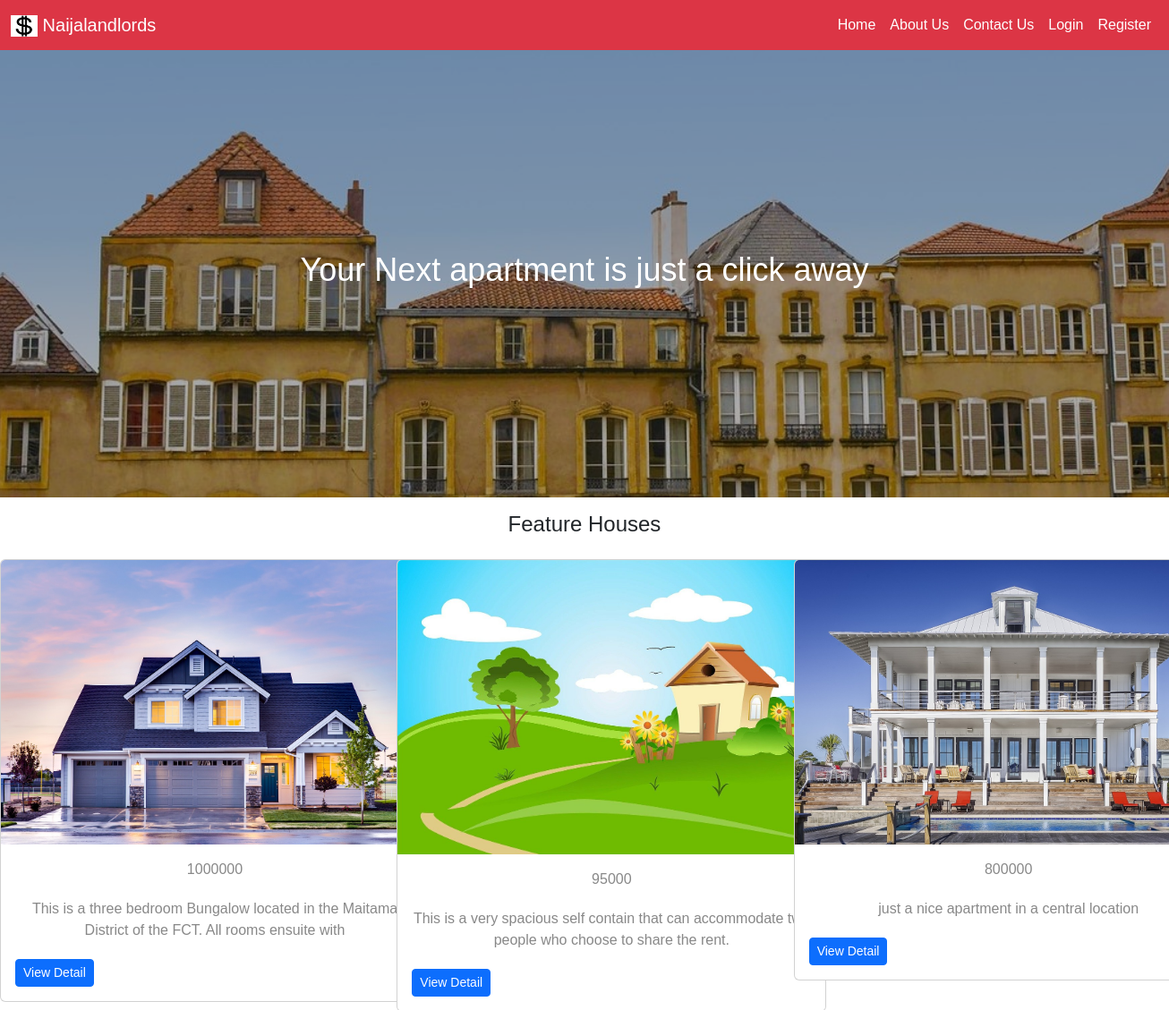
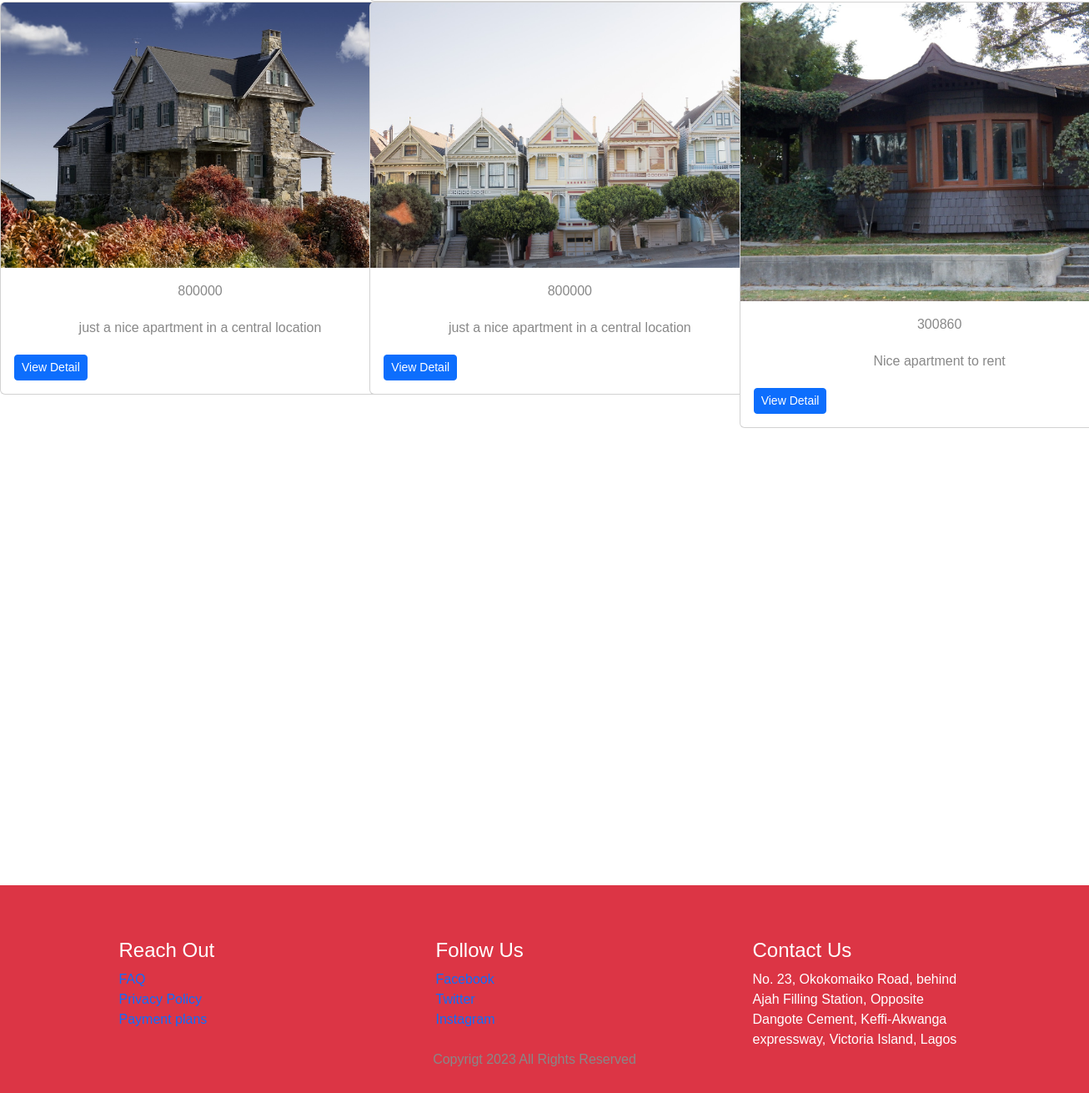
The page / on the database its author committed (2 pictures, top to bottom).
### tables this page shows
CREATE TABLE `landlord_house` (
  `house_id` int(11) NOT NULL,
  `landlord_id` int(11) NOT NULL,
  `house_amount` varchar(100) NOT NULL,
  `house_description` varchar(100) NOT NULL,
  `location_id` int(11) DEFAULT NULL,
  `cat_id` int(11) NOT NULL,
  `house_image` varchar(200) NOT NULL
);

### classes/dbconnection.php (called while the page is built)
<?php
class Db{
            private $hostname="localhost";
            private $dbname="naijatenants";
            private $username="root";
            private $password="";
         public function connect(){
        try{
            $dsn="mysql:hostname=$this->hostname; dbname=$this->dbname";
            $conn= new PDO ($dsn, $this->username, $this->password);
            $conn->setAttribute(PDO::ATTR_ERRMODE, PDO::ERRMODE_EXCEPTION);
                return $conn;
        }catch(PDOEXCEPTION $e){
           echo "Db connection failed" . $e->getMessage();
        }
    }
}
?>

### classes/landlord.php (called while the page is built, shortened)
<?php
require_once("dbconnection.php");
class Landlord extends Db{
       public function fetchProperty(){
        $sql = "SELECT * FROM landlord_house ORDER BY house_id LIMIT 6";
        $stmt = $this->connect()->prepare($sql);
         $stmt->execute();
        $property = $stmt->fetchAll(PDO::FETCH_ASSOC);
        return $property;
     }
}
?>

### index.php (the view, shortened to what this page needs)
<?php
require_once("partials/header.php");
require_once('classes/landlord.php');
$landlord = new Landlord();
$landlords = $landlord->fetchProperty();
?>
  <section class="hero">
    <div class="overlay">
      <div class="centered-text">
        <h1>Your Next apartment is just a click away</h1>
      </div>
    </div>
  </section>
    <div class="row">
      <h4 class="text-center py-3">Feature Houses</h4>
    <?php
      foreach($landlords as $house){
        ?>
  <div class="col-md-4">
        <div class="card" style="width: 30rem;">
        <img src="<?php echo 'action/'.$house["house_image"]; ?>" class="card-img-top" alt="...">
        <div class="card-body">
          <p class="card-text"><?php echo $house["house_amount"];?></p>
          <p class="card-text"><?php echo $house["house_description"];?></p>
          <a href="house_details.php?id=<?php echo $house["house_id"];?>" class="btn-sm btn btn-primary">View Detail</a>
      </div>
      </div>
  </div>
<?php
      }
      ?>
    </div>
  <div id="map"> </div>
<?php
require_once("partials/footer.php");
?>

### partials/header.php (shortened to what this page needs)
<!DOCTYPE html>
<html lang="en">
<head>
    <link href="assets/bootstrap.min.css" rel="stylesheet">
    <link rel="stylesheet" href="assets/main.css">
    <link href="assets/font-awesome-4.7.0/css/font-awesome.min.css" rel="stylesheet">
</head>
<body>
<nav class="navbar navbar-expand-lg bg-danger navbar-dark sticky-top">
        <div class="container-fluid">
          <a class="navbar-brand" href="#">
            <img src="images/dollar.png" alt="Logo" width="30" height="24" class="d-inline-block align-text-top">
          Naijalandlords
          </a>
         <div class="collapse navbar-collapse" id="navbarSupportedContent">
         <ul class="navbar-nav ms-auto mb-2 mb-lg-0">
          <li class="nav-item">
            <a class="nav-link active" aria-current="page" href="index.php">Home</a>
          </li>
          <li class="nav-item">
            <a class="nav-link active" aria-current="page" href="aboutus.php">About Us</a>
          </li>
          <li class="nav-item">
            <a class="nav-link active" aria-current="page" href="contactus.php"> Contact Us </a>
          </li>
          <li class="nav-item">
            <a class="nav-link active" aria-current="page" href="userlogin.php"> Login </a>
          </li>
          <li class="nav-item">
            <a class="nav-link active" aria-current="page" href="useregisteration.php"> Register </a>
          </li>
          </div>
        </div>
      </nav>
</body>
</html>

### partials/footer.php
<div class="footer bg-danger text-white pt-5 pb-2">
    <div class="container text-color text-md-left">
        <div class="row text center text-md-left">
            <div class="col-md-3 col-lg-3 col-lg-3 mx-auto mt-3">
            <h4>Reach Out </h4>
                <ul class="list-unstyled list-inline">
                    <li><a href="faq.php"> FAQ</a></li>
                    <li><a href="privacypolicy.php"> Privacy Policy</a></li>
                    <li><a href="paymentoptions.php"> Payment plans </a></li>
                </ul>
            </div>
            <div class="col-md-3 col-lg-3 col-lg-3 mx-auto mt-3">
            <h4>Follow Us </h4>
                <ul  class="list-unstyled list-inline">
                    <li><a href=""> Facebook</a></li>
                    <li><a href=""> Twitter</a></li>
                    <li><a href=""> Instagram </a></li>
                </ul>
            </div>
            <div class="col-md-3 col-lg-3 col-lg-3 mx-auto mt-3">
                <h4>Contact Us</h4>
                <span> No. 23, Okokomaiko Road, behind Ajah
                    Filling Station, Opposite Dangote Cement, Keffi-Akwanga
                    expressway, Victoria Island, Lagos
                </span>
            </div>
            <div class="row align-items-center">
                <div class="col md-7 col md-5">
                    <p>Copyrigt 2023 All Rights Reserved</p>
                </div>
            </div>
        </div>
    </div>
</div>

### assets/main.css (style rules this page uses)
* { padding: 0; margin: 0; font-family: 'Franklin Gothic Medium', 'Arial Narrow', Arial, sans-serif; }
.hero { position: relative; background-image: url('../images/banner.jpg'); background-size: cover; background-position: center; height: 500px; }
.overlay { position: absolute; width: 100%; height: 100%; background-color: rgba(0, 0, 0, 0.3); }
.centered-text { position: absolute; top: 50%; left: 50%; transform: translate(-50%, -50%); text-align: center; color: #ffffff; }
.centered-text h1 { font-size: 36px; }
p { font-size: 16px; color: #888888; text-align: center; margin-bottom: 20px; }
a { text-decoration: none; }
#map { height: 500px; width: 100%; }

### rows shown on the page
landlord_house: house_image (picture), house_amount "1000000", house_description "This is a three bedroom Bungalow located in the Maitama District of the FCT. All rooms ensuite with"
landlord_house: house_image (picture), house_amount "95000", house_description "This is a very spacious self contain that can accommodate two people who choose to share the rent."
landlord_house: house_image (picture), house_amount "800000", house_description "just a nice apartment in a central location"
landlord_house: house_image (picture), house_amount "800000", house_description "just a nice apartment in a central location"
landlord_house: house_image (picture), house_amount "800000", house_description "just a nice apartment in a central location"
landlord_house: house_image (picture), house_amount "300860", house_description "Nice apartment to rent"
